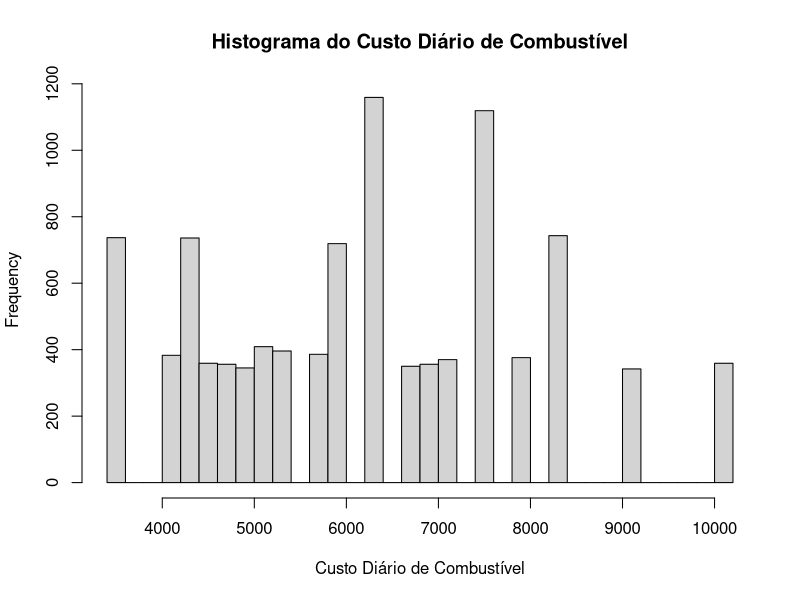

The R source for this figure:
q2 <- function(n) {
  # Carros ativos por dia
  carros_ativos <- c(15, 20, 18)
  # Consumo de gasolina por carro por dia (litros)
  consumo_gasolina <- c(40, 70, 58)
  # Custo variável por litro de gasolina
  custo_gasolina <- c(5.70, 7.20, 6.00)
  
  # Inicializando uma matriz para armazenar os resultados de cada iteração
  resultados <- matrix(NA, nrow = n, ncol = 3)
  
  # Amostragem Monte Carlo e armazenamento dos resultados
  for (i in 1:n) {
    carros <- sample(carros_ativos, 1)
    consumo <- sample(consumo_gasolina, 1)
    custo_litro <- sample(custo_gasolina, 1)
    custo_combustivel_dia <- carros * consumo * custo_litro
    resultados[i, ] <- c(carros, consumo, custo_litro)
  }
  
  # Convertendo a matriz de resultados em um data frame
  resultados_df <- as.data.frame(resultados)
  colnames(resultados_df) <- c("Carros Ativos", "Consumo por Carro (litros)", "Custo por Litro (R$)")
  
  # Exibindo a tabela
  cat("Tabela de Resultados:\n")
  print(resultados_df)
  
  # Calculando métricas estatísticas
  media_custo_combustivel <- mean(resultados[, 1] * resultados[, 2] * resultados[, 3])
  desvio_padrao_custo_combustivel <- sd(resultados[, 1] * resultados[, 2] * resultados[, 3])
  primeiro_quartil_combustivel <- quantile(resultados[, 1] * resultados[, 2] * resultados[, 3], 0.25)
  terceiro_quartil_combustivel <- quantile(resultados[, 1] * resultados[, 2] * resultados[, 3], 0.75)
  
  # Exibindo métricas estatísticas
  cat("\nMédia do Custo Diário de Combustível:", media_custo_combustivel, "\n")
  cat("Desvio Padrão do Custo Diário de Combustível:", desvio_padrao_custo_combustivel, "\n")
  cat("Primeiro Quartil do Custo Diário de Combustível:", primeiro_quartil_combustivel, "\n")
  cat("Terceiro Quartil do Custo Diário de Combustível:", terceiro_quartil_combustivel, "\n")
  
  # Plotando o histograma do custo diário de combustível
  hist(resultados[, 1] * resultados[, 2] * resultados[, 3], breaks = "FD", xlab = "Custo Diário de Combustível", main = "Histograma do Custo Diário de Combustível")
}

# Chamada da função q2 com 10000 iterações
q2(10000)
